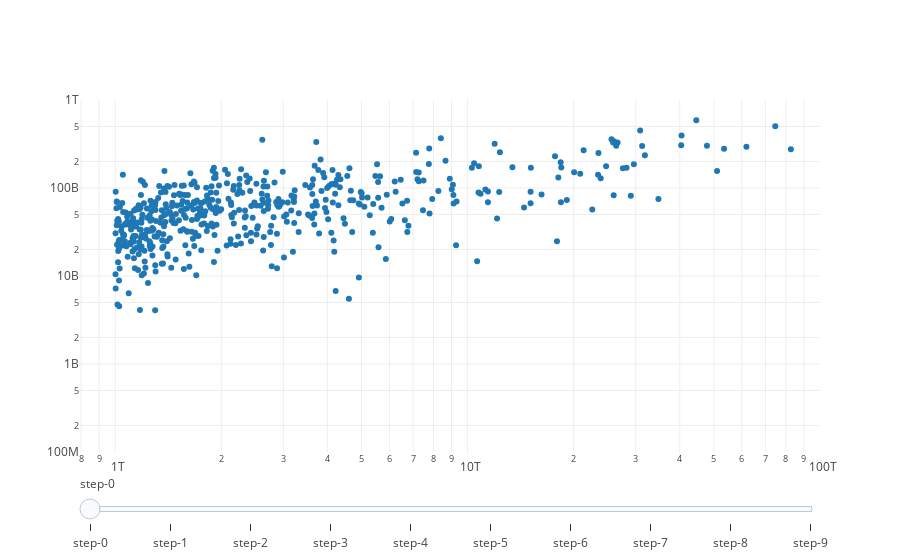

Notebook cell for this chart:
### Code cell
steps = []
for i in range(len(data)):
    steps.append({"method": "restyle", "args": ["visible", [i == j for j in range(len(data))]]})
sliders = [{"active": 0, "steps": steps}]

layout = go.Layout(
    xaxis=dict(
        type='log',
        range=[11.9, 14]
    ),
    yaxis=dict(
        type='log',
        range=[8, 12]
    ),
    sliders=sliders,
)

py.iplot(go.Figure(data=scatters, layout=layout), filename='basic-scatter')

### Figure 1 — Plotly figure (JSON) as saved in the notebook; plotly's stock layout.template omitted (floating-point values rounded to 4 significant figures; data arrays with more than 128 entries replaced by an {"elided": "..."} marker saying what was removed)
{"data": [{"mode": "markers", "type": "scatter", "visible": true, "x": {"elided": "517 int values"}, "y": {"elided": "517 int values"}}, {"mode": "markers", "type": "scatter", "visible": false, "x": {"elided": "517 int values"}, "y": {"elided": "517 float values"}}, {"mode": "markers", "type": "scatter", "visible": false, "x": {"elided": "517 int values"}, "y": {"elided": "517 float values"}}, {"mode": "markers", "type": "scatter", "visible": false, "x": {"elided": "517 int values"}, "y": {"elided": "517 float values"}}, {"mode": "markers", "type": "scatter", "visible": false, "x": {"elided": "517 int values"}, "y": {"elided": "517 float values"}}, {"mode": "markers", "type": "scatter", "visible": false, "x": {"elided": "517 int values"}, "y": {"elided": "517 float values"}}, {"mode": "markers", "type": "scatter", "visible": false, "x": {"elided": "517 int values"}, "y": {"elided": "517 float values"}}, {"mode": "markers", "type": "scatter", "visible": false, "x": {"elided": "517 int values"}, "y": {"elided": "517 float values"}}, {"mode": "markers", "type": "scatter", "visible": false, "x": {"elided": "517 int values"}, "y": {"elided": "517 float values"}}, {"mode": "markers", "type": "scatter", "visible": false, "x": {"elided": "517 int values"}, "y": {"elided": "517 float values"}}], "layout": {"sliders": [{"active": 0, "steps": [{"args": ["visible", [true, false, false, false, false, false, false, false, false, false]], "method": "restyle"}, {"args": ["visible", [false, true, false, false, false, false, false, false, false, false]], "method": "restyle"}, {"args": ["visible", [false, false, true, false, false, false, false, false, false, false]], "method": "restyle"}, {"args": ["visible", [false, false, false, true, false, false, false, false, false, false]], "method": "restyle"}, {"args": ["visible", [false, false, false, false, true, false, false, false, false, false]], "method": "restyle"}, {"args": ["visible", [false, false, false, false, false, true, false, false, false, false]], "method": "restyle"}, {"args": ["visible", [false, false, false, false, false, false, true, false, false, false]], "method": "restyle"}, {"args": ["visible", [false, false, false, false, false, false, false, true, false, false]], "method": "restyle"}, {"args": ["visible", [false, false, false, false, false, false, false, false, true, false]], "method": "restyle"}, {"args": ["visible", [false, false, false, false, false, false, false, false, false, true]], "method": "restyle"}]}], "xaxis": {"range": [11.9, 14], "type": "log"}, "yaxis": {"range": [8, 12], "type": "log"}}}
